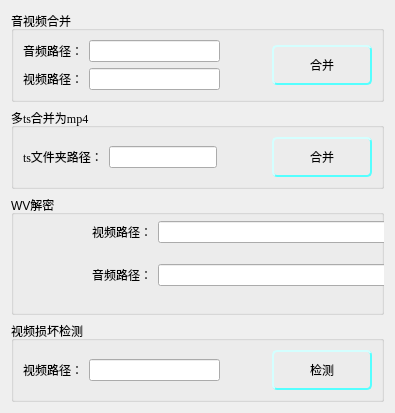
                    <widget class="QWidget" name="page">
                     <layout class="QVBoxLayout" name="verticalLayout_11">
                      <item>
                       <widget class="QGroupBox" name="groupBox_2">
                        <property name="title">
                         <string>音视频合并</string>
                        </property>
                        <layout class="QHBoxLayout" name="horizontalLayout_15">
                         <item>
                          <layout class="QGridLayout" name="gridLayout_2">
                           <item row="0" column="0">
                            <widget class="QLabel" name="label_21">
                             <property name="text">
                              <string>音频路径：</string>
                             </property>
                            </widget>
                           </item>
                           <item row="0" column="1">
                            <widget class="QLineEdit" name="lineEdit_videoAudioMerege_audioPath"/>
                           </item>
                           <item row="0" column="2">
                            <widget class="QPushButton" name="pushButton_videoAudioMerge_audioFileOpen">
                             <property name="text">
                              <string/>
                             </property>
                             <property name="icon">
                              <iconset>
                               <normaloff>imags/file-open.svg</normaloff>imags/file-open.svg</iconset>
                             </property>
                             <property name="iconSize">
                              <size>
                               <width>32</width>
                               <height>32</height>
                              </size>
                             </property>
                             <property name="autoDefault">
                              <bool>false</bool>
                             </property>
                             <property name="default">
                              <bool>false</bool>
                             </property>
                             <property name="flat">
                              <bool>true</bool>
                             </property>
                            </widget>
                           </item>
                           <item row="1" column="0">
                            <widget class="QLabel" name="label_22">
                             <property name="text">
                              <string>视频路径：</string>
                             </property>
                            </widget>
                           </item>
                           <item row="1" column="1">
                            <widget class="QLineEdit" name="lineEdit_videoAudioMerege_videoPath"/>
                           </item>
                           <item row="1" column="2">
                            <widget class="QPushButton" name="pushButton_videoAudioMerge_videoFileOpen">
                             <property name="text">
                              <string/>
                             </property>
                             <property name="icon">
                              <iconset>
                               <normaloff>imags/file-open.svg</normaloff>imags/file-open.svg</iconset>
                             </property>
                             <property name="iconSize">
                              <size>
                               <width>32</width>
                               <height>32</height>
                              </size>
                             </property>
                             <property name="autoDefault">
                              <bool>false</bool>
                             </property>
                             <property name="default">
                              <bool>false</bool>
                             </property>
                             <property name="flat">
                              <bool>true</bool>
                             </property>
                            </widget>
                           </item>
                          </layout>
                         </item>
                         <item>
                          <widget class="QPushButton" name="pushButton_videoAudioMerge">
                           <property name="minimumSize">
                            <size>
                             <width>100</width>
                             <height>40</height>
                            </size>
                           </property>
                           <property name="maximumSize">
                            <size>
                             <width>100</width>
                             <height>40</height>
                            </size>
                           </property>
                           <property name="styleSheet">
                            <string notr="true">QPushButton {
	border-radius:5px;
	border-style: outset; 
	border-width: 2px; 
	border-color: rgb(85, 255, 255);
}
QPushButton:hover {
	background-color:rgb(85, 255, 255);
}
QPushButton:pressed {
	background-color:rgb(232,59,35);
	
}
</string>
                           </property>
                           <property name="text">
                            <string>合并</string>
                           </property>
                          </widget>
                         </item>
                        </layout>
                       </widget>
                      </item>
                      <item>
                       <widget class="QGroupBox" name="groupBox_3">
                        <property name="font">
                         <font>
                          <family>Times New Roman</family>
                         </font>
                        </property>
                        <property name="title">
                         <string>多ts合并为mp4</string>
                        </property>
                        <layout class="QHBoxLayout" name="horizontalLayout_14">
                         <item>
                          <widget class="QLabel" name="label_23">
                           <property name="text">
                            <string>ts文件夹路径：</string>
                           </property>
                          </widget>
                         </item>
                         <item>
                          <widget class="QLineEdit" name="lineEdit_mergeTsToMp4_dirPath"/>
                         </item>
                         <item>
                          <widget class="QPushButton" name="pushButton_mergeTsToMp4DirOpen">
                           <property name="text">
                            <string/>
                           </property>
                           <property name="icon">
                            <iconset>
                             <normaloff>imags/file-open.svg</normaloff>imags/file-open.svg</iconset>
                           </property>
                           <property name="iconSize">
                            <size>
                             <width>32</width>
                             <height>32</height>
                            </size>
                           </property>
                           <property name="autoDefault">
                            <bool>false</bool>
                           </property>
                           <property name="default">
                            <bool>false</bool>
                           </property>
                           <property name="flat">
                            <bool>true</bool>
                           </property>
                          </widget>
                         </item>
                         <item>
                          <widget class="QPushButton" name="pushButton_mergeTsTomp4">
                           <property name="minimumSize">
                            <size>
                             <width>100</width>
                             <height>40</height>
                            </size>
                           </property>
                           <property name="maximumSize">
                            <size>
                             <width>100</width>
                             <height>40</height>
                            </size>
                           </property>
                           <property name="styleSheet">
                            <string notr="true">QPushButton {
	border-radius:5px;
	border-style: outset; 
	border-width: 2px; 
	border-color: rgb(85, 255, 255);
}
QPushButton:hover {
	background-color:rgb(85, 255, 255);
}
QPushButton:pressed {
	background-color:rgb(232,59,35);
	
}</string>
                           </property>
                           <property name="text">
                            <string>合并</string>
                           </property>
                          </widget>
                         </item>
                        </layout>
                       </widget>
                      </item>
                      <item>
                       <widget class="QGroupBox" name="groupBox_4">
                        <property name="minimumSize">
                         <size>
                          <width>0</width>
                          <height>120</height>
                         </size>
                        </property>
                        <property name="title">
                         <string>WV解密</string>
                        </property>
                        <widget class="QWidget" name="layoutWidget">
                         <property name="geometry">
                          <rect>
                           <x>81</x>
                           <y>11</y>
                           <width>411</width>
                           <height>95</height>
                          </rect>
                         </property>
                         <layout class="QVBoxLayout" name="verticalLayout_9">
                          <item>
                           <layout class="QHBoxLayout" name="horizontalLayout_17">
                            <item>
                             <widget class="QLabel" name="label_24">
                              <property name="text">
                               <string>视频路径：</string>
                              </property>
                             </widget>
                            </item>
                            <item>
                             <widget class="QLineEdit" name="lineEdit_wvDecrypt_videoPath"/>
                            </item>
                            <item>
                             <widget class="QPushButton" name="pushButton_wvDecrypt_videoPath">
                              <property name="text">
                               <string/>
                              </property>
                              <property name="icon">
                               <iconset>
                                <normaloff>imags/file-open.svg</normaloff>imags/file-open.svg</iconset>
                              </property>
                              <property name="iconSize">
                               <size>
                                <width>32</width>
                                <height>32</height>
                               </size>
                              </property>
                              <property name="autoDefault">
                               <bool>false</bool>
                              </property>
                              <property name="default">
                               <bool>false</bool>
                              </property>
                              <property name="flat">
                               <bool>true</bool>
                              </property>
                             </widget>
                            </item>
                           </layout>
                          </item>
                          <item>
                           <layout class="QHBoxLayout" name="horizontalLayout_20">
                            <item>
                             <widget class="QLabel" name="label_25">
                              <property name="text">
                               <string>音频路径：</string>
                              </property>
                             </widget>
                            </item>
                            <item>
                             <widget class="QLineEdit" name="lineEdit_wvDecrypt_key"/>
                            </item>
                            <item>
                             <widget class="QPushButton" name="pushButton_wvDecrypt_videoPathFileOpen">
                              <property name="text">
                               <string/>
                              </property>
                              <property name="icon">
                               <iconset>
                                <normaloff>imags/file-open.svg</normaloff>imags/file-open.svg</iconset>
                              </property>
                              <property name="iconSize">
                               <size>
                                <width>32</width>
                                <height>32</height>
                               </size>
                              </property>
                              <property name="autoDefault">
                               <bool>false</bool>
                              </property>
                              <property name="default">
                               <bool>false</bool>
                              </property>
                              <property name="flat">
                               <bool>true</bool>
                              </property>
                             </widget>
                            </item>
                           </layout>
                          </item>
                         </layout>
                        </widget>
                        <widget class="QWidget" name="layoutWidget_2">
                         <property name="geometry">
                          <rect>
                           <x>500</x>
                           <y>10</y>
                           <width>341</width>
                           <height>101</height>
                          </rect>
                         </property>
                         <layout class="QGridLayout" name="gridLayout_3">
                          <item row="0" column="0">
                           <layout class="QHBoxLayout" name="horizontalLayout_21">
                            <item>
                             <widget class="QLabel" name="label_26">
                              <property name="text">
                               <string>key:</string>
                              </property>
                             </widget>
                            </item>
                            <item>
                             <widget class="QLineEdit" name="lineEdit_wvDecrypt_key_2"/>
                            </item>
                           </layout>
                          </item>
                          <item row="0" column="1">
                           <widget class="QCheckBox" name="checkBox_wvDecrypt_MergeVideoAudio">
                            <property name="text">
                             <string>自动合并音视频</string>
                            </property>
                           </widget>
                          </item>
                          <item row="1" column="0">
                           <layout class="QHBoxLayout" name="horizontalLayout_22">
                            <item>
                             <widget class="QLabel" name="label_29">
                              <property name="text">
                               <string>key:</string>
                              </property>
                             </widget>
                            </item>
                            <item>
                             <widget class="QLineEdit" name="lineEdit_wvDecrypt_key_3"/>
                            </item>
                           </layout>
                          </item>
                          <item row="1" column="1">
                           <widget class="QPushButton" name="pushButton_wvDecrypt">
                            <property name="minimumSize">
                             <size>
                              <width>100</width>
                              <height>40</height>
                             </size>
                            </property>
                            <property name="styleSheet">
                             <string notr="true">QPushButton {
	border-radius:5px;
	border-style: outset; 
	border-width: 2px; 
	border-color: rgb(85, 255, 255);
}
QPushButton:hover {
	background-color:rgb(85, 255, 255);
}
QPushButton:pressed {
	background-color:rgb(232,59,35);
	
}</string>
                            </property>
                            <property name="text">
                             <string>解密</string>
                            </property>
                           </widget>
                          </item>
                         </layout>
                        </widget>
                       </widget>
                      </item>
                      <item>
                       <widget class="QGroupBox" name="groupBox_5">
                        <property name="title">
                         <string>视频损坏检测</string>
                        </property>
                        <layout class="QHBoxLayout" name="horizontalLayout_16">
                         <item>
                          <layout class="QVBoxLayout" name="verticalLayout_10">
                           <item>
                            <layout class="QHBoxLayout" name="horizontalLayout_19">
                             <item>
                              <widget class="QLabel" name="label_30">
                               <property name="text">
                                <string>视频路径：</string>
                               </property>
                              </widget>
                             </item>
                             <item>
                              <widget class="QLineEdit" name="lineEdit_damageDetect_videoPath"/>
                             </item>
                             <item>
                              <widget class="QPushButton" name="pushButton_damageDetectFileOpen">
                               <property name="text">
                                <string/>
                               </property>
                               <property name="icon">
                                <iconset>
                                 <normaloff>imags/file-open.svg</normaloff>imags/file-open.svg</iconset>
                               </property>
                               <property name="iconSize">
                                <size>
                                 <width>32</width>
                                 <height>32</height>
                                </size>
                               </property>
                               <property name="autoDefault">
                                <bool>false</bool>
                               </property>
                               <property name="default">
                                <bool>false</bool>
                               </property>
                               <property name="flat">
                                <bool>true</bool>
                               </property>
                              </widget>
                             </item>
                            </layout>
                           </item>
                          </layout>
                         </item>
                         <item>
                          <widget class="QPushButton" name="pushButton_damageDetect">
                           <property name="minimumSize">
                            <size>
                             <width>100</width>
                             <height>40</height>
                            </size>
                           </property>
                           <property name="styleSheet">
                            <string notr="true">QPushButton {
	border-radius:5px;
	border-style: outset; 
	border-width: 2px; 
	border-color: rgb(85, 255, 255);
}
QPushButton:hover {
	background-color:rgb(85, 255, 255);
}
QPushButton:pressed {
	background-color:rgb(232,59,35);
	
}</string>
                           </property>
                           <property name="text">
                            <string>检测</string>
                           </property>
                          </widget>
                         </item>
                        </layout>
                       </widget>
                      </item>
                     </layout>
                    </widget>
